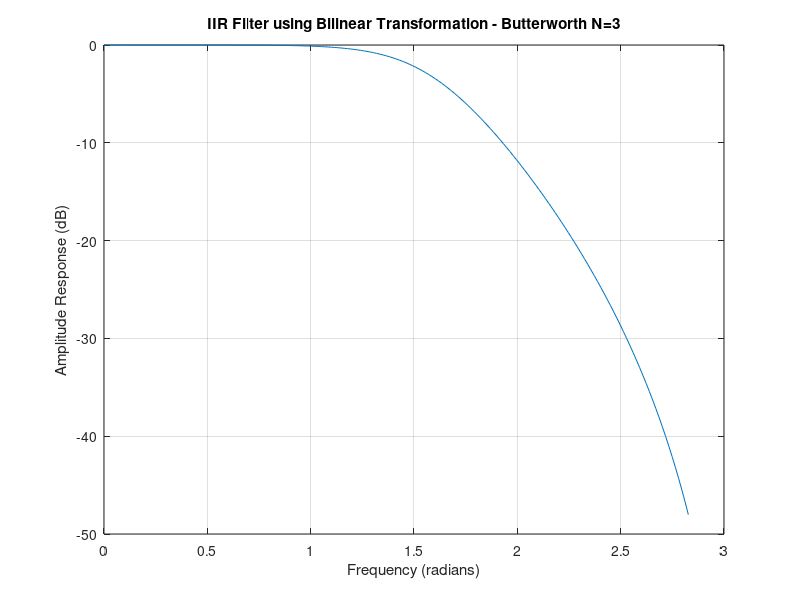

Here is the MATLAB script that generated this plot:
%=============================================================
% IIR Filter using Bilinear Transformation - Butterworth N=3
% Author: Paul Gomez, PhD
% Date: March 18, 2024
%=============================================================
theta=0; 
delta=pi/200; 
i=1; 

while theta < 0.9*pi 
    Num = sqrt((1+3*cos(theta)+3*cos(2*theta)+cos(3*theta))^2 + (3*sin(theta)+3*sin(2*theta)+sin(3*theta))^2); 
    Den = sqrt((6+2*cos(2*theta))^2 + (2*sin(2*theta))^2); 
    H(i)= 20*log10(abs(Num/Den)); 
    w(i)=theta; 
    theta=theta+delta; 
    i=i+1; 
end 

% Plot the Frequency Response: 
plot(w,H); 
grid on; 
title('IIR Filter using Bilinear Transformation - Butterworth N=3'); 
ylabel('Amplitude Response (dB)'); 
xlabel('Frequency (radians)');
% *** THE END ***